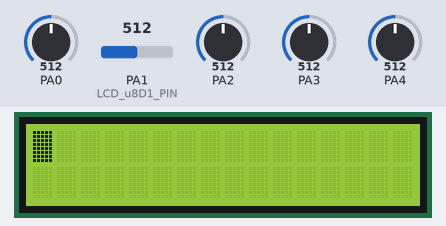
Bench run of a program on a simulated ATmega32, built with avr-gcc and emulated at 16 MHz. On the bench: 16×2 character LCD. Wiring (inferred from the names in the program): character LCD (HD44780): RS PB1; E PB3; data PC4, PC5, PC6, PC7. Inputs (shaded band) come from the test bench; at power-on: PA0 = 512, PA1 (LCD_u8D1_PIN) = 512, PA2 = 512, PA3 = 512, PA4 = 512.

Above: at 0.1 s.
1.9 s: PA0 set to 805
3.4 s: PA0 set to 835
At 5.4 s:
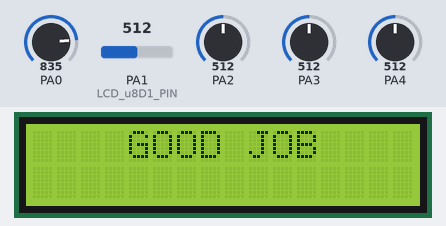
7.8 s: PA0 set to 716
At 8.8 s:
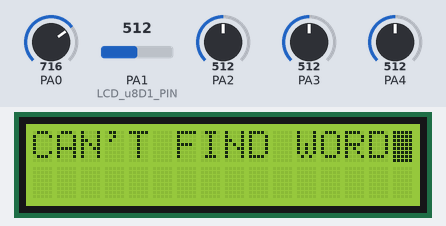
9.4 s: PA0 set to 992
At 11.4 s:
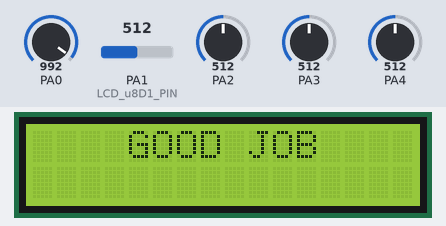
Timing chart, 0 to 12.6 s (numbered marks = the images above; inputs shaded):
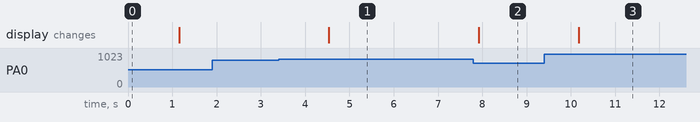

The program:

main.c
```c
/*
 * main.c
 *
 *  Created on: Jun 25, 2023
 *      Author: fathy
 */
#include "../LIBRARY/errorState.h"
#include"../LIBRARY/stdTypes.h"
#include"../MCAL/DIO/DIO_int.h"
#include"../HAL/LCD/LCD_int.h"
#include "../MCAL/ADC/ADC_int.h"
#include "../HAL/FLEX_SENSOR/FLEX_SENSOR_int.h"

#include<util/delay.h>

u16 FINGERS[5];
int main(){
    LCD_voidInit();

    _delay_ms(1000);

    FLEX_SENSOR_voidInit();
    while(1){
    	FINGERS[0]=FLEX_SENSOR_voidReadFinger(0);    // THUMP
    	FINGERS[1]=FLEX_SENSOR_voidReadFinger(1);    //INDEX
    	FINGERS[2]=FLEX_SENSOR_voidReadFinger(2);    //MIDDLE
    	FINGERS[3]=FLEX_SENSOR_voidReadFinger(3);    //RING
    	FINGERS[4]=FLEX_SENSOR_voidReadFinger(4);    //PINKY


    LCD_voidClearScreen();
    Translate_Results(FINGERS);
    _delay_ms(1000);
    }
}
```

errorState.h
```c
/*
 * errorState.h
 *
 *  Created on: Sep 16, 2022
 *      Author: Ahmed El-Gaafrawy
 */

#ifndef ERRORSTATE_H_
#define ERRORSTATE_H_

typedef enum
{
	ES_OK,
	ES_NOK,
	ES_OUT_OF_RANGE,
	ES_NULL_POINTER,
}ES_t;

#endif /* ERRORSTATE_H_ */
```

FLEX_SENSOR_conf.h
```c
/*
 * FLEX_SENSOR_conf.h
 *
 *  Created on: Jul 5, 2023
 *      Author: fathy
 */

#ifndef HAL_FLEX_SENSOR_FLEX_SENSOR_CONF_H_
#define HAL_FLEX_SENSOR_FLEX_SENSOR_CONF_H_


#endif /* HAL_FLEX_SENSOR_FLEX_SENSOR_CONF_H_ */
```

FLEX_SENSOR_int.h
```c
/*
 * FLEX_SENSOR_int.h
 *
 *  Created on: Jul 5, 2023
 *      Author: fathy
 */

#ifndef HAL_FLEX_SENSOR_FLEX_SENSOR_INT_H_
#define HAL_FLEX_SENSOR_FLEX_SENSOR_INT_H_

void FLEX_SENSOR_voidInit(void);
u16 FLEX_SENSOR_voidReadFinger(u8 Copy_u8Finger);
void Translate_Results(u16*Copy_Results);
#endif /* HAL_FLEX_SENSOR_FLEX_SENSOR_INT_H_ */
```

FLEX_SENSOR_priv.h
```c
/*
 * FLEX_SENSOR_priv.h
 *
 *  Created on: Jul 5, 2023
 *      Author: fathy
 */

#ifndef HAL_FLEX_SENSOR_FLEX_SENSOR_PRIV_H_
#define HAL_FLEX_SENSOR_FLEX_SENSOR_PRIV_H_


#endif /* HAL_FLEX_SENSOR_FLEX_SENSOR_PRIV_H_ */
```

FLEX_SENSOR_prog.c
```c
/*
 * FLEX_SENSOR_prog.c


 *
 *  Created on: Jul 5, 2023
 *      Author: fathy
 */

#include"../../LIBRARY/stdTypes.h"
#include "../../MCAL/ADC/ADC_int.h"
#include "../../HAL/LCD/LCD_int.h"
#include "FLEX_SENSOR_priv.h"
#include "FLEX_SENSOR_conf.h"
u16 read;
void FLEX_SENSOR_voidInit(void){
	    ADC_voidInit();
		ADC_voidStartConversion();
		ADC_voidPollingRead(&read);
}
u16 FLEX_SENSOR_voidReadFinger(u8 Copy_u8Finger){
	ADC_voidSelectChannel(Copy_u8Finger);
	ADC_voidStartConversion();
	ADC_voidPollingRead(&read);
	read=(read*500ul)/1024;
	read/=100;
	return read;
}
void Translate_Results(u16*Copy_u8Results){
	if ((Copy_u8Results[0] == 4) && (Copy_u8Results[1] == 4) &&(Copy_u8Results[2] == 2)&&(Copy_u8Results[3] == 2) &&(Copy_u8Results[4] == 4)) {
                 LCD_voidWriteString("  I LOVE YOU ");
	    } else if ((Copy_u8Results[0] == 2) && (Copy_u8Results[1] == 4) &&(Copy_u8Results[2] == 2)&&(Copy_u8Results[3] == 2) &&(Copy_u8Results[4] == 2)) {
                 LCD_voidWriteString("        YOU       ");

	    } else if ((Copy_u8Results[0] == 4) && (Copy_u8Results[1] == 2) &&(Copy_u8Results[2] == 2)&&(Copy_u8Results[3] == 2) &&(Copy_u8Results[4] == 2)) {
                 LCD_voidWriteString("    GOOD JOB    ");

	    } else if ((Copy_u8Results[0] == 2) && (Copy_u8Results[1] == 4) &&(Copy_u8Results[2] == 2)&&(Copy_u8Results[3] == 2) &&(Copy_u8Results[4] == 4)) {
                 LCD_voidWriteString("THIS IS TERRIBLE");

	    } else if ((Copy_u8Results[0] == 4) && (Copy_u8Results[1] == 4) &&(Copy_u8Results[2] == 4)&&(Copy_u8Results[3] == 4) &&(Copy_u8Results[4] == 4)) {
                 LCD_voidWriteString("    WISH YOU ");
                 LCD_voidGoToPosition(1,0);
                 LCD_voidWriteString("  A HAPPY LIFE  ");

	    } else if ((Copy_u8Results[0] == 2) && (Copy_u8Results[1] == 3) &&(Copy_u8Results[2] == 3)&&(Copy_u8Results[3] == 2) &&(Copy_u8Results[4] == 2)) {
                 LCD_voidWriteString("I'M WATCHING YOU");

	    } else if ((Copy_u8Results[0] == 4) && (Copy_u8Results[1] == 3) &&(Copy_u8Results[2] == 4)&&(Copy_u8Results[3] == 2) &&(Copy_u8Results[4] == 4)) {
                 LCD_voidWriteString("I REALLY LOVE YOU");
	    } else {

                 LCD_voidWriteString("CAN'T FIND WORD");
	    }
}
```

LCD_conf.h
```c
/*
 * LCD_conf.h
 *
 *  Created on: Jan 28, 2023
 *      Author: fathy
 */

#ifndef HAL_LCD_LCD_CONF_H_
#define HAL_LCD_LCD_CONF_H_

#define LCD_MODE FOUR_BIT


#define LCD_u8RS_GROUP			DIO_u8GROUP_B
#define LCD_u8RS_PIN			    DIO_u8PIN1

#define LCD_u8RW_GROUP			DIO_u8GROUP_B
#define LCD_u8RW_PIN			    DIO_u8PIN2

#define LCD_u8EN_GROUP			DIO_u8GROUP_B
#define LCD_u8EN_PIN			    DIO_u8PIN3

#define LCD_u8D7_GROUP			DIO_u8GROUP_C
#define LCD_u8D7_PIN			    DIO_u8PIN7

#define LCD_u8D6_GROUP			DIO_u8GROUP_C
#define LCD_u8D6_PIN			    DIO_u8PIN6

#define LCD_u8D5_GROUP			DIO_u8GROUP_C
#define LCD_u8D5_PIN			    DIO_u8PIN5

#define LCD_u8D4_GROUP			DIO_u8GROUP_C
#define LCD_u8D4_PIN			    DIO_u8PIN4

#define LCD_u8D3_GROUP			DIO_u8GROUP_C
#define LCD_u8D3_PIN			    DIO_u8PIN0

#define LCD_u8D2_GROUP		    DIO_u8GROUP_D
#define LCD_u8D2_PIN			    DIO_u8PIN3

#define LCD_u8D1_GROUP			DIO_u8GROUP_A
#define LCD_u8D1_PIN			    DIO_u8PIN1

#define LCD_u8D0_GROUP			DIO_u8GROUP_B
#define LCD_u8D0_PIN			    DIO_u8PIN0


#endif /* HAL_LCD_LCD_CONF_H_ */
```

LCD_int.h
```c
/*
 * LCD_int.h
 *
 *  Created on: Jan 28, 2023
 *      Author: fathy
 */

#ifndef HAL_LCD_LCD_INT_H_
#define HAL_LCD_LCD_INT_H_

void LCD_voidInit(void);
void LCD_voidWriteData(u8 Copy_u8Data);
void LCD_voidWriteCommand(u8 Copy_u8Command);
void LCD_voidWriteNLatch(u8 Copy_u8Byte);
void LCD_voidWriteString(const char*Copy_String);
void LCD_voidClearScreen(void);
void LCD_voidShiftDisplayRight(void);
void LCD_voidShiftDisplayLeft(void);
void LCD_voidSetCgram(u8 * Copy_u8Array,u8 Copy_u8Position,u8 Copy_u8Num_Char);
void LCD_voidSetDdram(u8 Copy_u8Position);
void LCD_voidWriteCharacter(u8 Copy_u8Char);
void LCD_voidWritInteger(u16 Copy_intNumber);
void LCD_voidWriteFloat(float Copy_floatNumber);
void LCD_voidGoToPosition(u8 Copy_u8Row,u8 Copy_u8Col);

#endif /* HAL_LCD_LCD_INT_H_ */
```

LCD_priv.h
```c
/*
 * LCD_priv.h
 *
 *  Created on: Jan 28, 2023
 *      Author: fathy
 */

#ifndef HAL_LCD_LCD_PRIV_H_
#define HAL_LCD_LCD_PRIV_H_

#define FOUR_BIT 4
#define EIGHT_BIT 8


#endif /* HAL_LCD_LCD_PRIV_H_ */
```

LCD_prog.c
```c
/*
 * LCD_prog.c
 *
 *  Created on: Jan 28, 2023
 *      Author: fathy
 */
#include"../../LIBRARY/errorState.h"
#include"../../LIBRARY/stdTypes.h"
#include"../../MCAL/DIO/DIO_int.h"
#include"LCD_priv.h"
#include"LCD_conf.h"
#include<util/delay.h>
void LCD_voidWriteNLatch(u8 Copy_u8Byte){

	DIO_voidSetPinValue(LCD_u8RW_GROUP,LCD_u8RW_PIN,DIO_u8LOW);
	DIO_voidSetPinValue(LCD_u8EN_GROUP,LCD_u8EN_PIN,DIO_u8LOW);

#if LCD_MODE==EIGHT_BIT
	DIO_voidSetPinValue(LCD_u8D7_GROUP,LCD_u8D7_PIN,(Copy_u8Byte>>7)&DIO_u8BIT_MASK);
	DIO_voidSetPinValue(LCD_u8D7_GROUP,LCD_u8D6_PIN,(Copy_u8Byte>>6)&DIO_u8BIT_MASK);
	DIO_voidSetPinValue(LCD_u8D7_GROUP,LCD_u8D5_PIN,(Copy_u8Byte>>5)&DIO_u8BIT_MASK);
	DIO_voidSetPinValue(LCD_u8D7_GROUP,LCD_u8D4_PIN,(Copy_u8Byte>>4)&DIO_u8BIT_MASK);
	DIO_voidSetPinValue(LCD_u8D7_GROUP,LCD_u8D3_PIN,(Copy_u8Byte>>3)&DIO_u8BIT_MASK);
	DIO_voidSetPinValue(LCD_u8D7_GROUP,LCD_u8D2_PIN,(Copy_u8Byte>>2)&DIO_u8BIT_MASK);
	DIO_voidSetPinValue(LCD_u8D7_GROUP,LCD_u8D1_PIN,(Copy_u8Byte>>1)&DIO_u8BIT_MASK);
	DIO_voidSetPinValue(LCD_u8D7_GROUP,LCD_u8D0_PIN,(Copy_u8Byte>>0)&DIO_u8BIT_MASK);
#elif LCD_MODE==FOUR_BIT
	DIO_voidSetPinValue(LCD_u8D7_GROUP,LCD_u8D7_PIN,(Copy_u8Byte>>7)&DIO_u8BIT_MASK);
	DIO_voidSetPinValue(LCD_u8D7_GROUP,LCD_u8D6_PIN,(Copy_u8Byte>>6)&DIO_u8BIT_MASK);
	DIO_voidSetPinValue(LCD_u8D7_GROUP,LCD_u8D5_PIN,(Copy_u8Byte>>5)&DIO_u8BIT_MASK);
	DIO_voidSetPinValue(LCD_u8D7_GROUP,LCD_u8D4_PIN,(Copy_u8Byte>>4)&DIO_u8BIT_MASK);
	DIO_voidSetPinValue(LCD_u8EN_GROUP,LCD_u8EN_PIN,DIO_u8HIGH);
	_delay_ms(1);
	DIO_voidSetPinValue(LCD_u8EN_GROUP,LCD_u8EN_PIN,DIO_u8LOW);
	_delay_ms(2);
	DIO_voidSetPinValue(LCD_u8D7_GROUP,LCD_u8D7_PIN,((Copy_u8Byte>>3)&1));
	DIO_voidSetPinValue(LCD_u8D6_GROUP,LCD_u8D6_PIN,((Copy_u8Byte>>2)&1));
	DIO_voidSetPinValue(LCD_u8D5_GROUP,LCD_u8D5_PIN,((Copy_u8Byte>>1)&1));
	DIO_voidSetPinValue(LCD_u8D4_GROUP,LCD_u8D4_PIN,((Copy_u8Byte>>0)&1));
	DIO_voidSetPinValue(LCD_u8EN_GROUP,LCD_u8EN_PIN,DIO_u8HIGH);
	_delay_ms(1);
	DIO_voidSetPinValue(LCD_u8EN_GROUP,LCD_u8EN_PIN,DIO_u8LOW);
	_delay_ms(2);

	#endif

					return;
}
void LCD_voidInit(void){

	DIO_voidSetPinDirection(LCD_u8RS_GROUP,LCD_u8RS_PIN,DIO_u8OUTPUT);
	DIO_voidSetPinDirection(LCD_u8RW_GROUP,LCD_u8RW_PIN,DIO_u8OUTPUT);
	DIO_voidSetPinDirection(LCD_u8EN_GROUP,LCD_u8EN_PIN,DIO_u8OUTPUT);

	DIO_voidSetPinDirection(LCD_u8D7_GROUP,LCD_u8D7_PIN,DIO_u8OUTPUT);
	DIO_voidSetPinDirection(LCD_u8D6_GROUP,LCD_u8D6_PIN,DIO_u8OUTPUT);
	DIO_voidSetPinDirection(LCD_u8D5_GROUP,LCD_u8D5_PIN,DIO_u8OUTPUT);
	DIO_voidSetPinDirection(LCD_u8D4_GROUP,LCD_u8D4_PIN,DIO_u8OUTPUT);
#if LCD_MODE== EIGHT_BIT
	DIO_voidSetPinDirection(LCD_u8D3_GROUP,LCD_u8D3_PIN,DIO_u8OUTPUT);
	DIO_voidSetPinDirection(LCD_u8D2_GROUP,LCD_u8D2_PIN,DIO_u8OUTPUT);
	DIO_voidSetPinDirection(LCD_u8D1_GROUP,LCD_u8D1_PIN,DIO_u8OUTPUT);
	DIO_voidSetPinDirection(LCD_u8D0_GROUP,LCD_u8D0_PIN,DIO_u8OUTPUT);

	DIO_voidSetPinValue(LCD_u8RS_GROUP,LCD_u8RS_PIN,DIO_u8OW);
	LCD_voidWriteNLatch(0x38);
#elif LCD_MODE==FOUR_BIT
	DIO_voidSetPinValue(LCD_u8D7_GROUP,LCD_u8D7_PIN,0);
	DIO_voidSetPinValue(LCD_u8D6_GROUP,LCD_u8D6_PIN,0);
	DIO_voidSetPinValue(LCD_u8D5_GROUP,LCD_u8D5_PIN,1);
	DIO_voidSetPinValue(LCD_u8D4_GROUP,LCD_u8D4_PIN,0);
	DIO_voidSetPinValue(LCD_u8EN_GROUP,LCD_u8EN_PIN,DIO_u8HIGH);
	_delay_ms(1);
	DIO_voidSetPinValue(LCD_u8EN_GROUP,LCD_u8EN_PIN,DIO_u8LOW);
		_delay_ms(2);
		DIO_voidSetPinValue(LCD_u8RS_GROUP,LCD_u8RS_PIN,DIO_u8LOW);

	      LCD_voidWriteNLatch(0x28);

#endif
	      //desplay on off

	     	      DIO_voidSetPinValue(LCD_u8RS_GROUP,LCD_u8RS_PIN,DIO_u8LOW);
	     	      LCD_voidWriteNLatch(0X0F);
	     	      //desplay clear
	     	     DIO_voidSetPinValue(LCD_u8RS_GROUP,LCD_u8RS_PIN,DIO_u8LOW);
	     	    	     	      LCD_voidWriteNLatch(0X01);
	     	    	     	      //set mode (increasing or decreasing)and the cursor
	     	    	     	     DIO_voidSetPinValue(LCD_u8RS_GROUP,LCD_u8RS_PIN,DIO_u8LOW);
	     	    	     	    	      LCD_voidWriteNLatch(0X06);
	      return;
}
void LCD_voidWriteData(u8 Copy_u8Data){

	DIO_voidSetPinValue(LCD_u8RS_GROUP,LCD_u8RS_PIN,DIO_u8HIGH);
	LCD_voidWriteNLatch(Copy_u8Data);
	return;
}
void LCD_voidWriteCommand(u8 Copy_u8Command){

	DIO_voidSetPinValue(LCD_u8RS_GROUP,LCD_u8RS_PIN,DIO_u8LOW);
			      LCD_voidWriteNLatch(Copy_u8Command);
			      return;
}

void LCD_voidWriteString(const char*Copy_String){

	while(*Copy_String!=0){
			DIO_voidSetPinValue(LCD_u8RS_GROUP,LCD_u8RS_PIN,DIO_u8HIGH);
			LCD_voidWriteNLatch(*Copy_String++);
		}
	return;
}
void LCD_voidClearScreen(void){

	DIO_voidSetPinValue(LCD_u8RS_GROUP,LCD_u8RS_PIN,DIO_u8LOW);
	LCD_voidWriteNLatch(0x01);
	LCD_voidWriteCommand(0x80);           //GO TO POSITION ZER0
	return;
}
void LCD_voidShiftDisplayRight(void){

	LCD_voidWriteCommand(0x18);
	return ;
}
void LCD_voidDisplayLeft(void){

	LCD_voidWriteCommand(0x1c);
	return ;
}
void LCD_voidSetCgram(u8 * Copy_u8Array,u8 Copy_u8Position,u8 Copy_u8Num_Char){

	LCD_voidWriteCommand(0x40+8*Copy_u8Position);
		u8 i;
		for(i=0;i<8*Copy_u8Num_Char;i++){
			LCD_voidWriteData(Copy_u8Array[i]);

		}
		return;
}
void LCD_voidSetDdram(u8 Copy_u8Position){

		LCD_voidWriteCommand(0X80+(8*Copy_u8Position));
		return;
}
void LCD_voidWriteCharacter(u8 Copy_u8Char){

	LCD_voidWriteData(Copy_u8Char);
	return;
}
void LCD_voidWritInteger(u16 Copy_intNumber){

int local_intTempNum=Copy_intNumber;
u8 local_u8Length=0;
if(Copy_intNumber==0){
	LCD_voidWriteCharacter('0');
	return;
}
while(local_intTempNum!=0){
	local_intTempNum/=10;
	local_u8Length++;
}
u8 array[local_u8Length];
local_intTempNum=Copy_intNumber;
for(u8 i=local_u8Length;i>0;i--){
	array[i-1]=local_intTempNum%10+'0';
	local_intTempNum/=10;
}
for(u8 i=0;i<local_u8Length;i++){
	LCD_voidWriteCharacter(array[i]);
}
return;
}
void LCD_voidWriteFloat(f32 Copy_floatNumber){

	u32 Local_u32int=(u32)(Copy_floatNumber);
	LCD_voidWritInteger(Local_u32int);
	LCD_voidWriteCharacter('.');
	u32 Local_u32float=(u32)(1000.0*(Copy_floatNumber-(u32)(Local_u32int)));
    LCD_voidWritInteger(Local_u32float);

	return;
}
void LCD_voidGoToPosition(u8 Copy_u8Row,u8 Copy_u8Col){

	if(Copy_u8Row<=1&&Copy_u8Col<=16){
		if(Copy_u8Row==0){
			LCD_voidWriteCommand((0x80+Copy_u8Col));
		}
		else if(Copy_u8Row==1){
			LCD_voidWriteCommand((0xC0+Copy_u8Col));
		}
	}

		return;

}
```

stdTypes.h
```c
/*
 * stdTypes.h
 *
 *  Created on: Sep 27, 2022
 *      Author: fathy
 */

#ifndef STDTYPES_H_
#define STDTYPES_H_
typedef unsigned char         u8   ;
typedef unsigned short int    u16  ;
typedef unsigned long int     u32  ;
typedef unsigned long long    u64  ;

typedef signed char           s8   ;
typedef signed short int      s16  ;
typedef signed long int       s32  ;
typedef signed long long      s64  ;

typedef float                 f32  ;
typedef double                f64  ;
typedef long double           f80  ;

#define NULL				(void*)0


#endif /* STDTYPES_H_ */
```

ADC_conf.h
```c
/*
 * ADC_conf.h
 *
 *  Created on: Oct 7, 2022
 *      Author: fathy
 */

#ifndef MCAL_ADC_ADC_CONF_H_
#define MCAL_ADC_ADC_CONF_H_

#define ADC_PRES				PRES_64

#define ADC_VREF				AVCC_REF

#define ADC_ADJUST				LEFT_ADJUST

#define INIT_CHNNL				0

#define ADC_INTERRUPT_MODE		POLLING

#define ADC_TRIGGER_SOURCE		SINGLE


#endif /* MCAL_ADC_ADC_CONF_H_ */
```

ADC_int.h
```c
/*
 * ADC_int.h
 *
 *  Created on: Oct 7, 2022
 *      Author: fathy
 */

#ifndef MCAL_ADC_ADC_INT_H_
#define MCAL_ADC_ADC_INT_H_

void ADC_voidInit(void);

void ADC_voidSelectChannel(u8 Copy_u8ChannelID);

void ADC_voidStartConversion(void);

void ADC_voidEnableAutoTrigger(u8 Copy_u8TiggerSource);

void ADC_voidDisableAutoTrigger(void);

void ADC_voidRead(u16 * Copy_u16ADCValue);

void ADC_voidReadHigh(u8 * Copy_u8ADCValue);

void ADC_voidPollingRead(u16 * Copy_u16ADCValue);

void ADC_voidCallBack(void (* Copy_pFunAppFun)(void));


void ADC_voidEnableInterrupt(void);
//void ADC_voidDisableInterrupt(void);


#endif /* MCAL_ADC_ADC_INT_H_ */
```

ADC_priv.h
```c
/*
 * ADC_priv.h
 *
 *  Created on: Oct 7, 2022
 *      Author: fathy
 */

#ifndef MCAL_ADC_ADC_PRIV_H_
#define MCAL_ADC_ADC_PRIV_H_

#define PRES_64 		21

#define AVCC_REF		54
#define AREF_REF		98
#define INTRNL_REF		65

#define LEFT_ADJUST		02
#define RIGHT_ADJUST	20

#define INTERRUPT		53
#define POLLING			32

#define SINGLE			73
#define EXTI0			19


#define ADMUX			*((volatile u8 *)0x27)
#define ADCSRA			*((volatile u8 *)0x26)
#define ADCL			*((volatile u8 *)0x24)
#define ADCH			*((volatile u8 *)0x25)

#define SFIOR			*((volatile u8 *)0x50)


#endif /* MCAL_ADC_ADC_PRIV_H_ */
```

ADC_prog.c
```c
/*
 * ADC_prog.c
 *
 *  Created on: Oct 7, 2022
 *      Author: fathy
 */
#include"../../LIBRARY/stdTypes.h"
#include "../../LIBRARY/errorState.h"
#include"ADC_priv.h"
#include "ADC_conf.h"

static void(*ADC_pFunISRFun)(void) =NULL;


void ADC_voidInit(void)
{
	ADCSRA &= 0xF8;
#if ADC_PRES == PRES_64
	ADCSRA |= 6;
#endif

	ADMUX &= 0x3F;
#if ADC_VREF == AVCC_REF
	ADMUX |= (1<<6);
#endif

#if ADC_ADJUST == LEFT_ADJUST
	ADMUX |= (1<<5);
#endif

#if INIT_CHNNL >=0 && INIT_CHNNL <=31
	ADMUX &= 0xE0;
	ADMUX |= INIT_CHNNL;
#endif

#if ADC_INTERRUPT_MODE == INTERRUPT
	ADCSRA |= (1<<3);
#elif ADC_INTERRUPT_MODE == POLLING
	ADCSRA &=~ (1<<3);
#endif

#if ADC_TRIGGER_SOURCE == SINGLE
	ADCSRA &= ~(1<<5);
#endif

	//enable ADC peripheral
	ADCSRA |= (1<<7);

	return ;
}
void ADC_voidSelectChannel(u8 Copy_u8ChannelID)
{

	if (Copy_u8ChannelID < 32 )
	{
		ADMUX &= 0xE0; // ADMUX &= ~ 0x1F; //ADMUX &= ~(31<<0) ;
		ADMUX |= (Copy_u8ChannelID);
	}

	return;
}
void ADC_voidStartConversion(void)
{

	ADCSRA |= (1<<6);

	return ;
}
void ADC_voidEnableAutoTrigger(u8 Copy_u8TiggerSource)
{


	if (Copy_u8TiggerSource <= 7)
	{
		ADCSRA &=~(1<<5);

		SFIOR &= 0x1F ; // SFIOR &= ~0xE0 ; SFIOR &= ~(7<<5) ;
		SFIOR |= (Copy_u8TiggerSource << 5);

		ADCSRA |= (1<<5);
	}

	return;
}

void ADC_voidDisableAutoTrigger(void)
{
	ADCSRA &=~(1<<5);
	return;
}

void ADC_voidRead(u16 * Copy_u16ADCValue)
{

#if ADC_ADJUST == RIGHT_ADJUST
	*Copy_u16ADCValue  = ADCL;
	*Copy_u16ADCValue |= ((u16)ADCH << 8);
#elif ADC_ADJUST == LEFT_ADJUST
	*Copy_u16ADCValue  = (ADCL>>6);
	*Copy_u16ADCValue |= ((u16)ADCH<<2);

#else
#error"ADC adjustment is wrong"
#endif

	return ;
}

void ADC_voidReadHigh(u8 * Copy_u8ADCValue)
{


#if ADC_ADJUST == RIGHT_ADJUST
	*Copy_u8ADCValue  = (ADCL>>2);
	*Copy_u8ADCValue |= ((u16)ADCH << 6);
#warning "to high resolution, it should be left adjust, but now it works"
#elif ADC_ADJUST == LEFT_ADJUST
	*Copy_u8ADCValue  = ADCH;
#else
#error"ADC adjustment is wrong"
#endif

	return;
}

void ADC_voidPollingRead(u16 * Copy_u16ADCValue)
{

	while (! ((ADCSRA >> 4) & 1 ));

#if ADC_ADJUST == RIGHT_ADJUST
	*Copy_u16ADCValue  = ADCL;
	*Copy_u16ADCValue |= ((u16)ADCH << 8);
#elif ADC_ADJUST == LEFT_ADJUST
	*Copy_u16ADCValue  = (ADCL>>6);
	*Copy_u16ADCValue |= ((u16)ADCH<<2);
//#warning "to read full resolution, it should be right adjust, but now it works"
#else
#error"ADC adjustment is wrong"
#endif

	ADCSRA |= (1<<4);

	return;
}

void ADC_voidCallBack(void (* Copy_pFunAppFun)(void))
{

	if (Copy_pFunAppFun != NULL)
	{
		ADC_pFunISRFun = Copy_pFunAppFun;
	}

	return;
}


void ADC_voidEnableInterrupt(void)
{

	ADCSRA |= (1<<3);

	return;
}


void __vector_16(void)__attribute__((signal));
void __vector_16(void)
{
	if (ADC_pFunISRFun != NULL)
	{
		ADC_pFunISRFun (  );
	}
}
```

DIO_conf.h
```c
/*
 * DIO_conf.h
 *
 *  Created on: Jan 28, 2023
 *      Author: fathy
 */

#ifndef MCAL_DIO_DIO_CONF_H_
#define MCAL_DIO_DIO_CONF_H_


#endif /* MCAL_DIO_DIO_CONF_H_ */
```

Source omitted: DIO_int.h (1197 bytes), DIO_priv.h (1177 bytes), DIO_prog.c (2590 bytes)

Measured:
- the behaviour switches between 819 and 820 on PA0 (found by bisection; images 0 and 1)
- after the input at 1.9 s, every drawn part: stays the same
- after the input at 3.4 s, the display: changes after 1.1 s (image 1)
- after the input at 7.8 s, the display: changes after 0.12 s (image 2)
- after the input at 9.4 s, the display: changes after 0.78 s (image 3)
